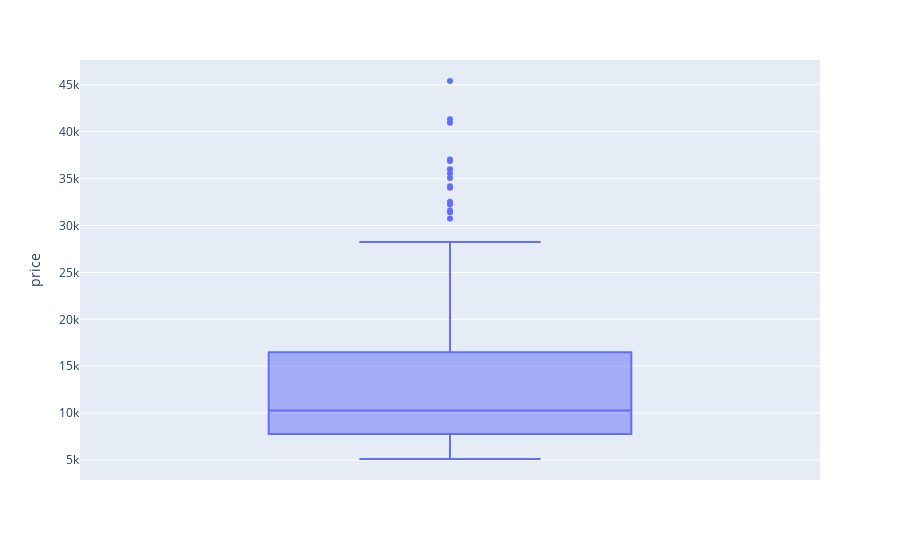

Notebook cell for this chart:
### Code cell
fig=px.box(car,y='price')
fig.show()

### Figure 1 — Plotly figure (JSON) as saved in the notebook; plotly's stock layout.template omitted (floating-point values rounded to 4 significant figures; data arrays with more than 128 entries replaced by an {"elided": "..."} marker saying what was removed)
{"data": [{"alignmentgroup": "True", "hovertemplate": "price=%{y}<extra></extra>", "legendgroup": "", "marker": {"color": "#636efa"}, "name": "", "notched": false, "offsetgroup": "", "orientation": "v", "showlegend": false, "type": "box", "x0": " ", "xaxis": "x", "y": {"elided": "205 float values"}, "y0": " ", "yaxis": "y"}], "layout": {"boxmode": "group", "legend": {"tracegroupgap": 0}, "margin": {"t": 60}, "xaxis": {"anchor": "y", "domain": [0, 1]}, "yaxis": {"anchor": "x", "domain": [0, 1], "title": {"text": "price"}}}}
